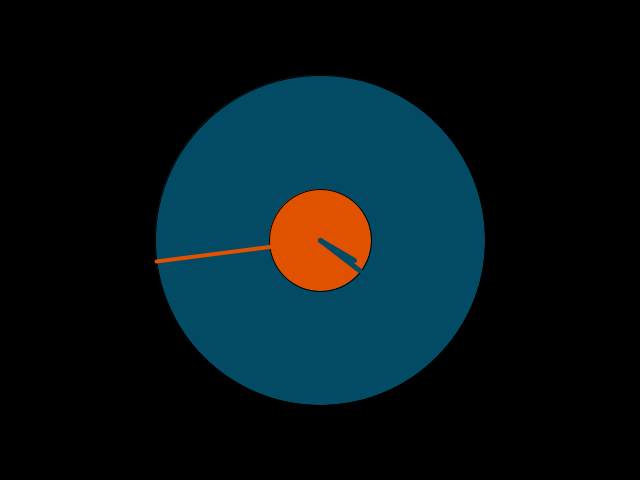
Frame 1 (no input)
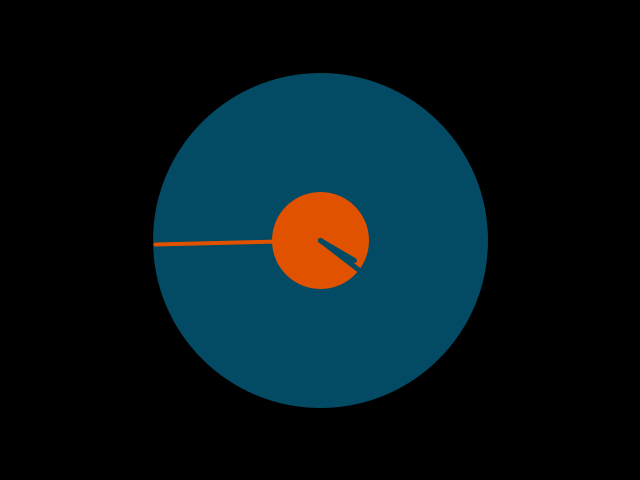
Frame 60 (the mouse pressed at the canvas centre just before this capture)
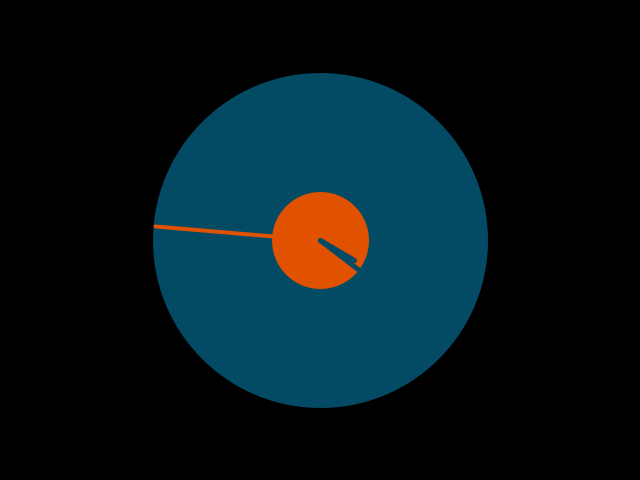
Frame 120 (the mouse held since frame 60 and released just before this capture)

The Processing sketch that drew these frames (run headless with seeded random() and noise(); from frame 60 on, the mouse is pressed at the canvas centre):

// Processing sketch: processing_61143
// ── processing_61143.pde

void setup(){//definições de setup
  size(640,480);//tamanho da janela
  smooth();//suaviza o desenho
  } 

void draw() {//definições de desenho
  
  background(0);//fundo preto

  translate (width/2, height/2);//especifica um valor para deslocar objetos dentro da janela, definindo assim a posição

  fill(3,74,100);//preenchimento da ellipse
  ellipse(0,0,330,330);//desenha ellipse

  fill(224,82,0);//preenchimento da ellipse
  ellipse(0,0,102,102);//desenha ellipse

  float s = second();//valores entre 0 - 59
  float m = minute();//valores entre 0 - 59
  float h = hour();//valores entre 0 - 23
  
  int escala = 360;//criar uma variavel e dar o valor de 360
  
  s =   map (s, 0,59, 0, escala);//chamar a variavel dos segundos, e vai mapear valores de 0 a 59 fazendo 360graus
  m =   map (m, 0,59, 0, escala);//chamar a variavel dos minutos, e vai mapear valores de 0 a 59 fazendo 360graus
  h =   map (h, 0,12, 0, escala);//chamar a variavel das horas, e vai mapear valores de 0 a 12 fazendo 360graus
  
  // segundos
  strokeWeight(4);//espessura da linha
  stroke(224,82,0);//cor da linha
  float angleSeconds = radians(s);// convertemos de angulos 0 a 360 para radianos
  
  pushMatrix();//função que coloca os seguintes dados na mesma matriz.
  rotate(angleSeconds);//dizemos para ir buscar a variavel, e dar-lhe rotação
  line (0,0, 0, -165);//desenha linha 
  popMatrix();//função que fecha a matriz.

  //horas
  strokeWeight(5);//espessura da linha
  stroke(3,74,100);//cor da linha 
  float angleHours = radians(h);// convertemos de angulos 0-360 para radianos
  
  pushMatrix();//função que coloca os seguintes dados na mesma matriz. 
  rotate(angleHours);//dizemos para ir buscar a variavel, e dar-lhe rotação
  line (0,0, 0, -40);//desenha linha
  popMatrix();//função que fecha a matriz. 

  //minutos
  strokeWeight(5);//espessura da linha
  stroke(3,74,100);//cor da linha   
  float angleMinutes = radians(m);// convertemos de angulos 0-360 para radianos
  
  pushMatrix();//função que coloca os seguintes dados na mesma matriz. 
  rotate(angleMinutes);//dizemos para ir buscar a variavel, e dar-lhe rotação
  line (0,0, 0, -50);//desenha a linha
  popMatrix();//função que fecha a matriz.
  
  
}
